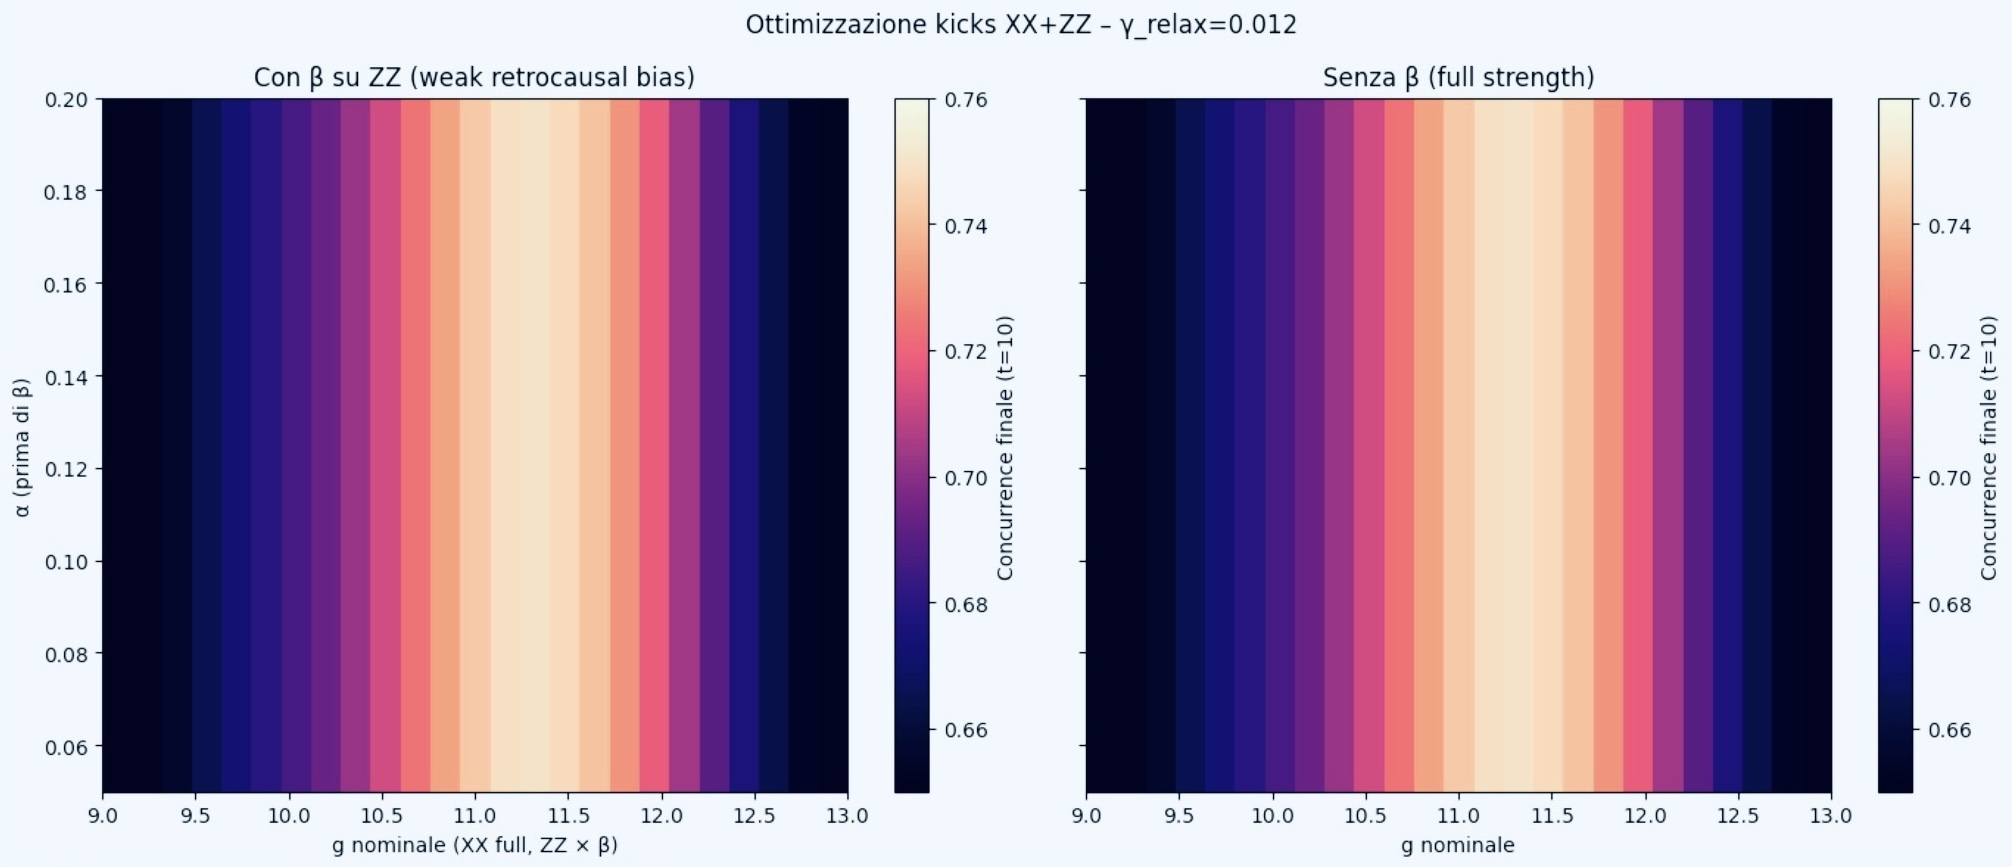

The script that saved this image:
"""
Heatmap Ottimizzazione Retrocausale Aurea XX+ZZ per RENASCENT-Q
===============================================================
Analisi parametrica bidimensionale (k vs alpha) con e senza scaling aureo β = φ⁻² sul termine ZZ.
Genera heatmap_xxzz_beta.pdf con confronto full-strength vs weak retrocausal bias.

Obiettivo: mostrare che scaling aureo permette C equivalente con coupling ZZ ridotto ~62%.



import numpy as np
import qutip as qt
import matplotlib.pyplot as plt
from matplotlib.colors import Normalize

phi = (1 + np.sqrt(5)) / 2
beta = 1 / phi**2  # ≈ 0.381966

def compute_concurrence_final(
    k, alpha, gamma_relax=0.012, t_braid=10.0,
    kick_interval=4.0, kick_duration=0.5, use_beta=True
):
    gamma_deph = gamma_relax * 0.6
    k_xx = k
    k_zz = alpha * k * (beta if use_beta else 1.0)

    psi0 = (qt.tensor(qt.basis(2,0), qt.basis(2,0)) +
            qt.tensor(qt.basis(2,1), qt.basis(2,1))).unit()

    proj11 = qt.basis(2,1).proj()
    H_phase = (np.pi/3) * qt.tensor(proj11, proj11)
    swap_like = qt.Qobj([[0,0,0,0],[0,0,1,0],[0,1,0,0],[0,0,0,0]], dims=[[2,2],[2,2]])
    H_main = H_phase + 0.8 * swap_like

    sm1 = qt.tensor(qt.sigmam(), qt.qeye(2))
    sm2 = qt.tensor(qt.qeye(2), qt.sigmam())
    sz1 = qt.tensor(qt.sigmaz(), qt.qeye(2))
    sz2 = qt.tensor(qt.qeye(2), qt.sigmaz())

    c_ops = [np.sqrt(gamma_relax)*sm1, np.sqrt(gamma_relax)*sm2,
             np.sqrt(gamma_deph/2)*sz1, np.sqrt(gamma_deph/2)*sz2]

    opts = {'store_states': True, 'nsteps': 12000, 'rtol': 5e-8, 'atol': 1e-10}

    H_kick = k_xx * qt.tensor(qt.sigmax(), qt.sigmax()) + \
             k_zz * qt.tensor(qt.sigmaz(), qt.sigmaz())

    current = psi0
    t_now = 0.0

    for ks in np.arange(kick_interval, t_braid + 1e-6, kick_interval):
        if ks - t_now > 0.02:
            t_free = np.linspace(t_now, ks, int((ks - t_now)*80) + 2)
            res = qt.mesolve(H_main, current, t_free, c_ops=c_ops, options=opts)
            current = res.states[-1]
            t_now = ks

        t_end_k = min(ks + kick_duration, t_braid)
        if t_end_k > ks + 1e-5:
            t_k = np.linspace(ks, t_end_k, int(kick_duration*150) + 2)
            res_k = qt.mesolve(H_kick, current, t_k, c_ops=c_ops, options=opts)
            current = res_k.states[-1]
            t_now = t_end_k

    if t_braid - t_now > 0.02:
        t_last = np.linspace(t_now, t_braid, int((t_braid - t_now)*80) + 2)
        res_last = qt.mesolve(H_main, current, t_last, c_ops=c_ops, options=opts)
        current = res_last.states[-1]

    rho = current * current.dag() if current.isket else current
    return qt.concurrence(rho)


# Griglia fine intorno al picco ottimale
g_values = np.linspace(9.0, 13.0, 25)
alpha_values = np.linspace(0.05, 0.20, 16)

C_beta = np.zeros((len(alpha_values), len(g_values)))
C_nobeta = np.zeros_like(C_beta)

print("Calcolo heatmap con β (retrocausale aureo)...")
for i, alpha in enumerate(alpha_values):
    for j, g in enumerate(g_values):
        C_beta[i,j] = compute_concurrence_final(g, alpha, use_beta=True)
        C_nobeta[i,j] = compute_concurrence_final(g, alpha, use_beta=False)

# Plot affiancato
fig, (ax1, ax2) = plt.subplots(1, 2, figsize=(14, 6), sharey=True)

im1 = ax1.imshow(C_beta, origin='lower', aspect='auto', cmap='magma',
                 extent=[g_values.min(), g_values.max(), alpha_values.min(), alpha_values.max()],
                 norm=Normalize(vmin=0.65, vmax=0.76))
ax1.set_title(r'Con $\beta$ su ZZ (weak retrocausal bias)')
ax1.set_xlabel(r'$k$ nominale (XX full, ZZ $\times\beta$)')
ax1.set_ylabel(r'$\alpha$ (prima di $\beta$)')
fig.colorbar(im1, ax=ax1, label=r'Concurrence finale ($t=10$)')

im2 = ax2.imshow(C_nobeta, origin='lower', aspect='auto', cmap='magma',
                 extent=[g_values.min(), g_values.max(), alpha_values.min(), alpha_values.max()],
                 norm=Normalize(vmin=0.65, vmax=0.76))
ax2.set_title('Senza $\beta$ (full strength)')
ax2.set_xlabel(r'$k$ nominale')
fig.colorbar(im2, ax=ax2, label=r'Concurrence finale ($t=10$)')

plt.suptitle(r'Ottimizzazione kicks XX+ZZ – $\gamma_\mathrm{relax}=0.012$')
plt.tight_layout()
plt.savefig('heatmap_xxzz_beta.pdf', dpi=400, bbox_inches='tight')
plt.show()

print(f"Massimo con β: {np.max(C_beta):.4f}")
print(f"Massimo senza β: {np.max(C_nobeta):.4f}")